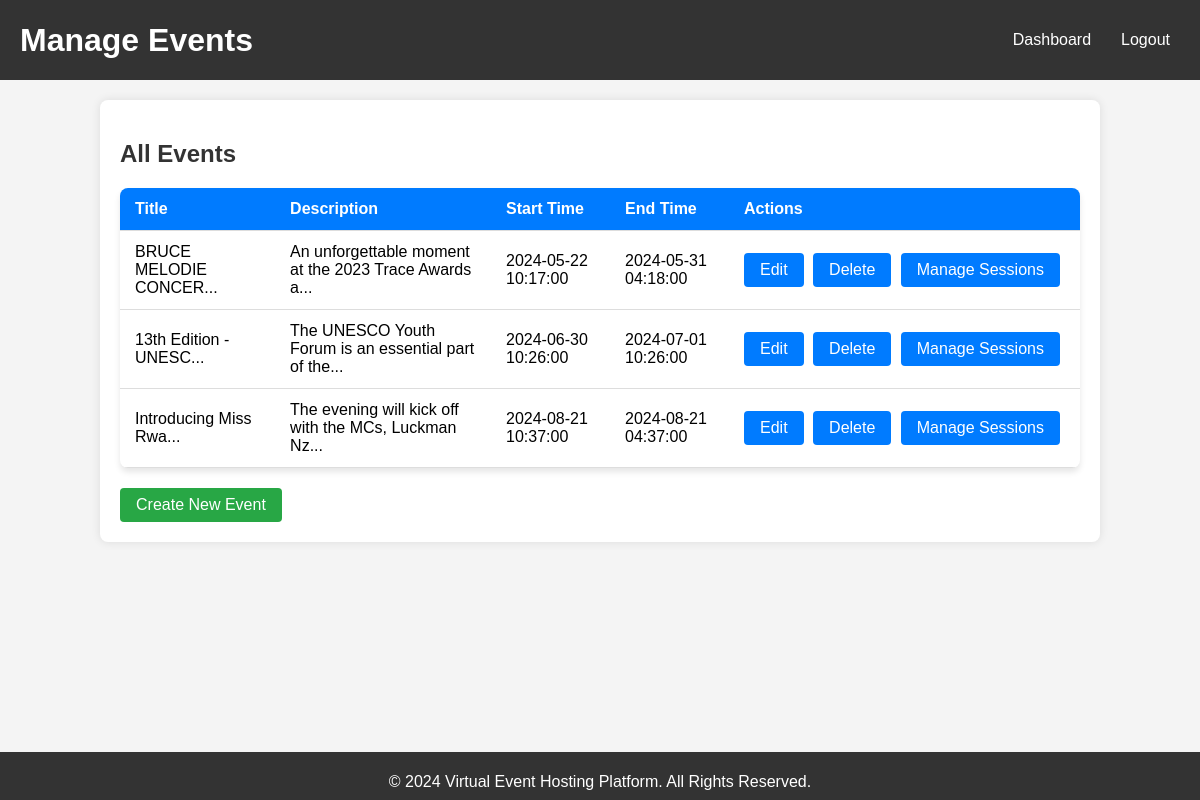
/Exam/events.php (signed in), run on the app's committed database.
### tables this page shows
CREATE TABLE `events` (
  `id` int(11) NOT NULL,
  `title` varchar(100) NOT NULL,
  `description` text DEFAULT NULL,
  `event_type_id` int(11) DEFAULT NULL,
  `start_time` datetime DEFAULT NULL,
  `end_time` datetime DEFAULT NULL,
  `created_by` int(11) DEFAULT NULL,
  `created_at` timestamp NOT NULL DEFAULT current_timestamp(),
  `updated_at` timestamp NOT NULL DEFAULT current_timestamp() ON UPDATE current_timestamp(),
  `user_id` int(11) DEFAULT NULL,
  `cover_image` varchar(255) DEFAULT NULL,
  `location` varchar(255) DEFAULT NULL,
  `social_platform` varchar(255) DEFAULT NULL,
  `social_link` varchar(255) DEFAULT NULL
);

### Exam/events.php (the view, shortened to what this page needs)
<?php
include 'db.php';
$stmt = $conn->prepare("SELECT * FROM events");
$stmt->execute();
$events = $stmt->fetchAll(PDO::FETCH_ASSOC);
?>
<!DOCTYPE html>
<html lang="en">
<head>
    <link rel="stylesheet" href="style.css">
</head>
<body>
    <header>
        <div class="containeri">
            <h1>Manage Events</h1>
            <nav>
                <ul>
                    <li><a href="dashboard.php">Dashboard</a></li>
                    <li><a href="logout.php">Logout</a></li>
                </ul>
            </nav>
        </div>
    </header>
    <main>
        <div class="container">
            <h2>All Events</h2>
            <table>
                <tr>
                    <th>Title</th>
                    <th>Description</th>
                    <th>Start Time</th>
                    <th>End Time</th>
                    <th>Actions</th>
                </tr>
               <?php foreach ($events as $event): ?>
    <tr>
        <td><?= htmlspecialchars(substr($event['title'], 0, 20)) . '...' ?></td>
        <td><?= htmlspecialchars(substr($event['description'], 0, 50)) . '...' ?></td>
        <td><?= htmlspecialchars($event['start_time']) ?></td>
        <td><?= htmlspecialchars($event['end_time']) ?></td>
        <td class="action-buttons">
            <a href="edit_event.php?event_id=<?= $event['id'] ?>" class="btn">Edit</a>
            <a href="delete_event.php?event_id=<?= $event['id'] ?>" class="btn" onclick="return confirm('Are you sure you want to delete this event?');">Delete</a>
            <a href="manage_sessions.php?event_id=<?= $event['id'] ?>" class="btn">Manage Sessions</a>
        </td>
    </tr>
<?php endforeach; ?>
            </table>
            <a href="create_event.php" class="btn create-btn">Create New Event</a>
        </div>
    </main>
    <footer>
        <div class="containeri">
            <p>&copy; 2024 Virtual Event Hosting Platform. All Rights Reserved.</p>
        </div>
    </footer>
</body>
</html>

### Exam/style.css (style rules this page uses)
body { font-family: Arial, sans-serif; margin: 0; padding: 0; background-color: #f4f4f4; }
header { background-color: #333; color: #fff; padding: 10px 0; }
header h1 { margin: 0; }
header nav ul { list-style: none; padding: 0; display: flex; gap: 10px; }
header nav ul li { display: inline; }
header nav ul li a { color: #fff; text-decoration: none; padding: 5px 10px; border-radius: 5px; transition: background-color 0.3s ease; }
header .containeri { display: flex; justify-content: space-between; align-items: center; padding: 0 20px; }
main .container { padding: 20px; background-color: #fff; margin: 20px auto; width: 80%; box-shadow: 0 0 10px rgba(0, 0, 0, 0.1); }
h2 { color: #333; }
footer { background-color: #333; color: #fff; text-align: center; padding: 5px 0; position: fixed; width: 100%; bottom: 0; height: 1.0cm; }
footer p { margin: -1; }
table { width: 100%; border-collapse: collapse; border-radius: 8px; overflow: hidden; box-shadow: 0 4px 6px rgba(0, 0, 0, 0.1); margin-bottom: 20px; }
th, td { padding: 12px 15px; text-align: left; border-bottom: 1px solid #ddd; }
th { background-color: #007bff; color: white; }
a { text-decoration: none; color: #007bff; display: inline-block; padding: 6px 12px; border-radius: 4px; transition: background-color 0.3s ease; }
.btn { background-color: #007bff; color: white; border: none; padding: 8px 16px; border-radius: 4px; cursor: pointer; transition: background-color 0.3s ease; display: inline-block; margin-right: 5px; }
.container { max-width: 1200px; margin: 0 auto; padding: 20px; background-color: white; border-radius: 8px; box-shadow: 0 4px 6px rgba(0, 0, 0, 0.1); }
a.create-btn { background-color: #28a745; }
.action-buttons { white-space: nowrap; }

### Exam/events.php (style rules this page uses)
table { width: 100%; border-collapse: collapse; border-radius: 8px; overflow: hidden; box-shadow: 0 4px 6px rgba(0, 0, 0, 0.1); margin-bottom: 20px; }
th, td { padding: 12px 15px; text-align: left; border-bottom: 1px solid #ddd; }
th { background-color: #007bff; color: white; }
a { text-decoration: none; color: #007bff; display: inline-block; padding: 6px 12px; border-radius: 4px; transition: background-color 0.3s ease; }
.btn { background-color: #007bff; color: white; border: none; padding: 8px 16px; border-radius: 4px; cursor: pointer; transition: background-color 0.3s ease; display: inline-block; margin-right: 5px; }
.container { margin: 0 auto; padding: 20px; }
h2 { margin-bottom: 20px; font-size: 24px; color: #333; }
a.create-btn { background-color: #28a745; }
.action-buttons { white-space: nowrap; }
header { background-color: #333; color: #fff; padding: 10px 0; }
header .containeri { display: flex; justify-content: space-between; align-items: center; padding: 0 20px; }
header h1 { margin: 0; }
header nav ul { list-style: none; padding: 0; display: flex; gap: 10px; }
header nav ul li { display: inline; }
header nav ul li a { color: #fff; text-decoration: none; padding: 5px 10px; border-radius: 5px; transition: background-color 0.3s ease; }
footer { background-color: #333; color: #fff; text-align: center; padding: 5px 0; position: fixed; width: 100%; bottom: 0; height: 1.0cm; }
footer p { margin: -1; }

### data on the page
events: title "BRUCE MELODIE CONCER", description "An unforgettable moment at the 2023 Trace Awards a", start_time "2024-05-22 10:17:00", end_time "2024-05-31 04:18:00"
events: title "13th Edition - UNESC", description "The UNESCO Youth Forum is an essential part of the", start_time "2024-06-30 10:26:00", end_time "2024-07-01 10:26:00"
events: title "Introducing Miss Rwa", description "The evening will kick off with the MCs, Luckman Nz", start_time "2024-08-21 10:37:00", end_time "2024-08-21 04:37:00"
